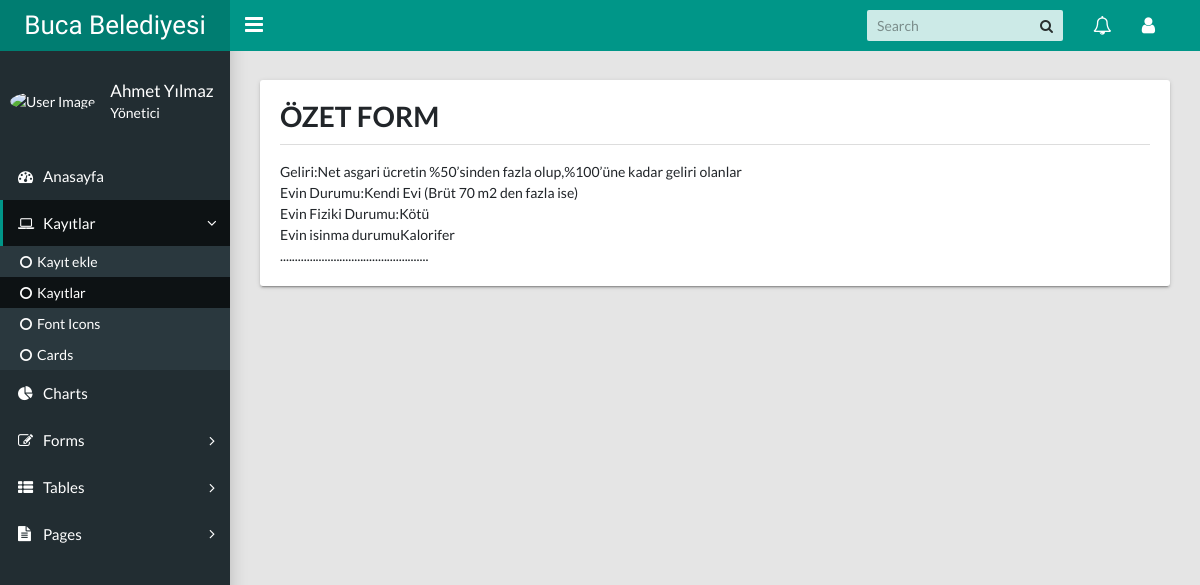
The app's page /ozet_form.php with its own data.
### tables this page shows
CREATE TABLE IF NOT EXISTS `sorular` (
  `yardim_id` int(21) NOT NULL AUTO_INCREMENT,
  `gelir` varchar(100) NOT NULL,
  `evin_durumu` varchar(100) NOT NULL,
  `fiziki_durum` varchar(100) NOT NULL,
  `isinma_durumu` varchar(100) NOT NULL,
  `aile_birey` varchar(100) NOT NULL,
  `okuyan_sayi` varchar(100) NOT NULL,
  `uni_sayisi` varchar(100) NOT NULL,
  `y_maas` varchar(100) NOT NULL,
  `ozur_maas` varchar(100) NOT NULL,
  `kurum` varchar(100) NOT NULL,
  `calisan_kisi` varchar(100) NOT NULL,
  PRIMARY KEY (`yardim_id`)
);

### ozet_form.php (the view, shortened to what this page needs)
<?php
include("dataBase.php")
?>
<!DOCTYPE html>
<html lang="en">
  <head>
    <link rel="stylesheet" type="text/css" href="main_3.css">
    <link rel="stylesheet" type="text/css" href="https://maxcdn.bootstrapcdn.com/font-awesome/4.7.0/css/font-awesome.min.css">
  </head>
  <body class="app sidebar-mini rtl">
    <header class="app-header"><a class="app-header__logo" href="index.html">Buca Belediyesi</a>
      <a class="app-sidebar__toggle" href="#" data-toggle="sidebar" aria-label="Hide Sidebar"></a>
      <ul class="app-nav">
        <li class="app-search">
          <input class="app-search__input" type="search" placeholder="Search">
          <button class="app-search__button"><i class="fa fa-search"></i></button>
        </li>
        <li class="dropdown"><a class="app-nav__item" href="#" data-toggle="dropdown" aria-label="Show notifications"><i class="fa fa-bell-o fa-lg"></i></a>
        </li>
        <li class="dropdown"><a class="app-nav__item" href="#" data-toggle="dropdown" aria-label="Open Profile Menu"><i class="fa fa-user fa-lg"></i></a>
        </li>
      </ul>
    </header>
    <aside class="app-sidebar">
      <div class="app-sidebar__user"><img class="app-sidebar__user-avatar" src="https://s3.amazonaws.com/uifaces/faces/twitter/jsa/48.jpg" alt="User Image">
        <div>
          <p class="app-sidebar__user-name">Ahmet Yılmaz</p>
          <p class="app-sidebar__user-designation">Yönetici</p>
        </div>
      </div>
      <ul class="app-menu">
        <li><a class="app-menu__item" href="index.php"><i class="app-menu__icon fa fa-dashboard"></i><span class="app-menu__label">Anasayfa</span></a></li>
        <li class="treeview is-expanded"><a class="app-menu__item" href="kayitlar.php" data-toggle="treeview"><i class="app-menu__icon fa fa-laptop"></i><span class="app-menu__label">Kayıtlar</span><i class="treeview-indicator fa fa-angle-right"></i></a>
          <ul class="treeview-menu">
            <li><a class="treeview-item" href="kayit_ekle.php"><i class="icon fa fa-circle-o"></i> Kayıt ekle</a></li>
              <li><a class="treeview-item active" href="kayitlar.php"><i class="icon fa fa-circle-o"></i>Kayıtlar</a></li>
            <li><a class="treeview-item" href="https://fontawesome.com/v4.7.0/icons/" target="_blank" rel="noopener"><i class="icon fa fa-circle-o"></i> Font Icons</a></li>
            <li><a class="treeview-item" href="ui-cards.html"><i class="icon fa fa-circle-o"></i> Cards</a></li>
          </ul>
        </li>
        <li><a class="app-menu__item" href="charts.html"><i class="app-menu__icon fa fa-pie-chart"></i><span class="app-menu__label">Charts</span></a></li>
        <li class="treeview"><a class="app-menu__item" href="#" data-toggle="treeview"><i class="app-menu__icon fa fa-edit"></i><span class="app-menu__label">Forms</span><i class="treeview-indicator fa fa-angle-right"></i></a>
        </li>
        <li class="treeview"><a class="app-menu__item" href="#" data-toggle="treeview"><i class="app-menu__icon fa fa-th-list"></i><span class="app-menu__label">Tables</span><i class="treeview-indicator fa fa-angle-right"></i></a>
        </li>
        <li class="treeview"><a class="app-menu__item" href="#" data-toggle="treeview"><i class="app-menu__icon fa fa-file-text"></i><span class="app-menu__label">Pages</span><i class="treeview-indicator fa fa-angle-right"></i></a>
        </li>
      </ul>
    </aside>
    <main class="app-content">
         <div class="tile mb-4">
        <div class="page-header">
          <div class="row">
            <div class="col-lg-12">
              <h2 class="mb-3 line-head" id="buttons">ÖZET FORM</h2>
            </div>
          </div>
        </div>
        <div class="row">
          <div class="col-lg-7">
            <?php
 $query = $db->query("SELECT * FROM sorular", PDO::FETCH_ASSOC);
if ( $query->rowCount() )
{
     foreach( $query as $row ){
    echo "Geliri:".$row['gelir']."</br>";
    echo "Evin Durumu:".$row['evin_durumu']."</br>";
    echo "Evin Fiziki Durumu:".$row['fiziki_durum']."</br>";
    echo "Evin isinma durumu".$row['isinma_durumu']."</br>";
    echo ".................................................."."</br>";
}
}
 ?>
            </div>
  </body>
</html>

### records on screen
sorular: gelir "Net asgari ücretin %50’sinden fazla olup,%100’üne kadar geliri olanlar", evin_durumu "Kendi Evi (Brüt 70 m2 den fazla ise)", fiziki_durum "Kötü", isinma_durumu "Kalorifer"
